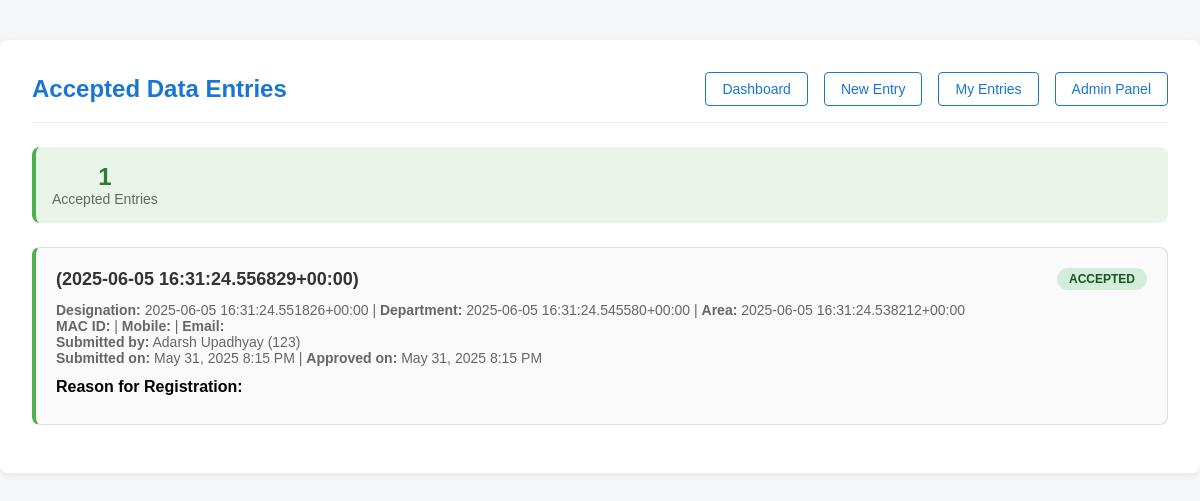
The page /employees/accepted-entries/ (signed in) on the database as committed earlier.
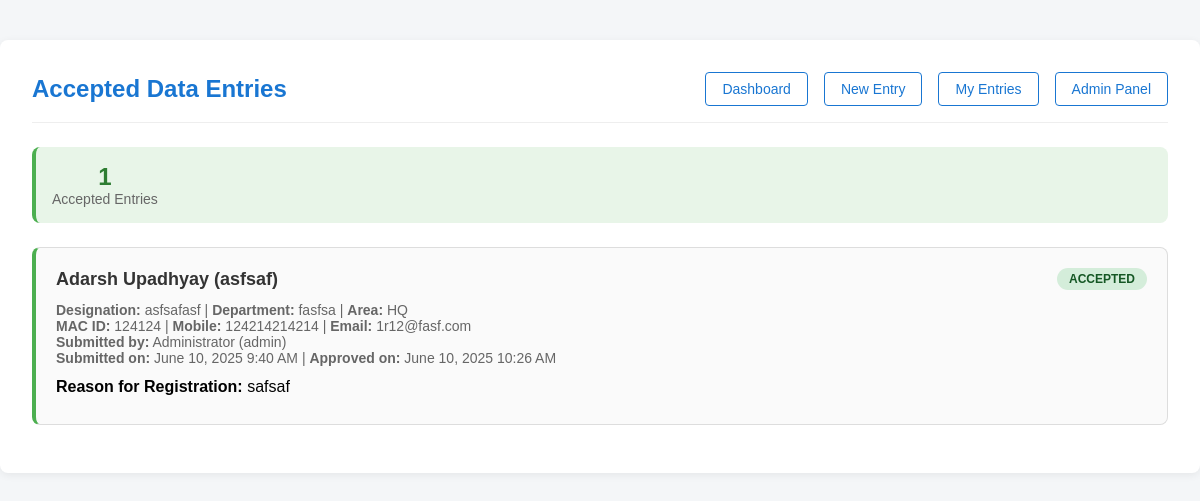
The same page on the database as committed later.
### employees/models.py (models this page shows, shortened)
class DataEntry(models.Model):
    STATUS_CHOICES = [
        ('pending', 'Pending'),
        ('accepted', 'Accepted'),
        ('rejected', 'Not Accepted'),
    ]
    employee = models.ForeignKey(Employee, on_delete=models.CASCADE)
    name_of_employee = models.CharField(max_length=100)
    eis_neis_no = models.CharField(max_length=50)
    designation = models.CharField(max_length=100)
    department = models.CharField(max_length=100)
    area = models.CharField(max_length=20, choices=[('HQ', 'HQ'), ('RI', 'RI')])
    mac_id_of_system = models.CharField(max_length=100)
    official_mobile_no = models.CharField(max_length=20)
    email_id = models.EmailField()
    reason_for_registration = models.TextField()
    status = models.CharField(max_length=10, choices=STATUS_CHOICES, default='pending')
    created_at = models.DateTimeField(auto_now_add=True)
    updated_at = models.DateTimeField(auto_now=True)
    admin_notes = models.TextField(blank=True, null=True)
    class Meta:
        ordering = ['-created_at']

class Employee(models.Model):
    employee_id = models.CharField(max_length=20, unique=True)
    name = models.CharField(max_length=100)
    department = models.CharField(max_length=100)
    password = models.CharField(max_length=128)  # Store hashed password

### employees/views.py (the view)
# urls.py: path('accepted-entries/', views.accepted_entries, name='accepted_entries'),
def accepted_entries(request):
    employee_id = request.session.get('employee_id')
    if not employee_id:
        return redirect('login')
    employee = Employee.objects.get(employee_id=employee_id)
    accepted_entries = DataEntry.objects.filter(status='accepted')
    return render(request, 'employees/accepted_entries.html', {'entries': accepted_entries, 'employee': employee})

### employees/templates/employees/accepted_entries.html (shortened to what this page needs)
<!DOCTYPE html>
<html>
  <head>
  </head>
  <body>
    <div class="container">
      <div class="header">
        <h2>Accepted Data Entries</h2>
        <div class="nav-links">
          <a href="/employees/details/">Dashboard</a>
          <a href="/employees/data-entry/">New Entry</a>
          <a href="/employees/my-entries/">My Entries</a>
          {% if employee.employee_id == 'admin' %}
          <a href="/employees/admin-panel/">Admin Panel</a>
          {% endif %}
        </div>
      </div>
      {% if entries %}
      <div class="stats">
        <div class="stat-item">
          <div class="stat-number">{{ entries|length }}</div>
          <div class="stat-label">Accepted Entries</div>
        </div>
      </div>
      {% for entry in entries %}
      <div class="entry-card">
        <div class="entry-header">
          <h3 class="entry-title">
            {{ entry.name_of_employee }} ({{ entry.eis_neis_no }})
          </h3>
          <span class="status">{{ entry.get_status_display }}</span>
        </div>
        <div class="employee-info">
          <strong>Designation:</strong> {{ entry.designation }} |
          <strong>Department:</strong> {{ entry.department }} |
          <strong>Area:</strong> {{ entry.area }}<br />
          <strong>MAC ID:</strong> {{ entry.mac_id_of_system }} |
          <strong>Mobile:</strong> {{ entry.official_mobile_no }} |
          <strong>Email:</strong> {{ entry.email_id }}<br />
          <strong>Submitted by:</strong> {{ entry.employee.name }} ({{ entry.employee.employee_id }})<br />
          <strong>Submitted on:</strong> {{ entry.created_at|date:"F d, Y g:i A" }} {% if entry.updated_at != entry.created_at %}|
          <strong>Approved on:</strong> {{ entry.updated_at|date:"F d, Y g:i A" }}{% endif %}
        </div>
        <div class="entry-description">
          <strong>Reason for Registration:</strong> {{ entry.reason_for_registration }}
        </div>
      </div>
      {% endfor %} {% else %}
      <div class="no-entries">
        <p>No entries have been accepted yet.</p>
        <p>Entries will appear here once they are approved by an admin.</p>
      </div>
      {% endif %}
    </div>
  </body>
</html>

### employees/templates/employees/accepted_entries.html (style rules this page uses)
body { font-family: Arial, sans-serif; background: #f4f6f8; margin: 0; padding: 0; }
.container { max-width: 1200px; margin: 40px auto; background: #fff; border-radius: 8px; box-shadow: 0 2px 8px #0001; padding: 32px; }
.header { display: flex; justify-content: space-between; align-items: center; border-bottom: 1px solid #eee; padding-bottom: 16px; margin-bottom: 24px; }
h2 { color: #1976d2; margin: 0; }
.nav-links { display: flex; gap: 16px; }
.nav-links a { color: #1976d2; text-decoration: none; padding: 8px 16px; border: 1px solid #1976d2; border-radius: 4px; font-size: 14px; }
.entry-card { border: 1px solid #ddd; border-radius: 8px; padding: 20px; margin-bottom: 16px; background: #fafafa; border-left: 4px solid #4caf50; }
.entry-header { display: flex; justify-content: space-between; align-items: center; margin-bottom: 12px; }
.entry-title { font-size: 18px; font-weight: bold; color: #333; margin: 0; }
.status { padding: 4px 12px; border-radius: 20px; font-size: 12px; font-weight: bold; text-transform: uppercase; background: #d4edda; color: #155724; }
.employee-info { font-size: 14px; color: #666; margin-bottom: 12px; }
.entry-description { margin-bottom: 8px; }
.stats { display: flex; gap: 20px; margin-bottom: 24px; padding: 16px; background: #e8f5e8; border-radius: 8px; border-left: 4px solid #4caf50; }
.stat-item { text-align: center; }
.stat-number { font-size: 24px; font-weight: bold; color: #2e7d32; }
.stat-label { font-size: 14px; color: #666; }

Rows that differ between the two databases and show on the page:
removed DataEntry: eis_neis_no "2025-06-05 16:31:24.556829+00:00", status "ACCEPTED", designation "2025-06-05 16:31:24.551826+00:00", department "2025-06-05 16:31:24.545580+00:00", area "2025-06-05 16:31:24.538212+00:00", employee.name "Adarsh Upadhyay", employee.employee_id "123", created_at "May 31, 2025 8:15 PM", updated_at "May 31, 2025 8:15 PM"
added DataEntry: name_of_employee "Adarsh Upadhyay", eis_neis_no "asfsaf", status "ACCEPTED", designation "asfsafasf", department "fasfsa", area "HQ", mac_id_of_system "124124", official_mobile_no "124214214214", email_id "1r12@fasf.com", employee.name "Administrator", employee.employee_id "admin", created_at "June 10, 2025 9:40 AM", updated_at "June 10, 2025 10:26 AM", reason_for_registration "safsaf"
